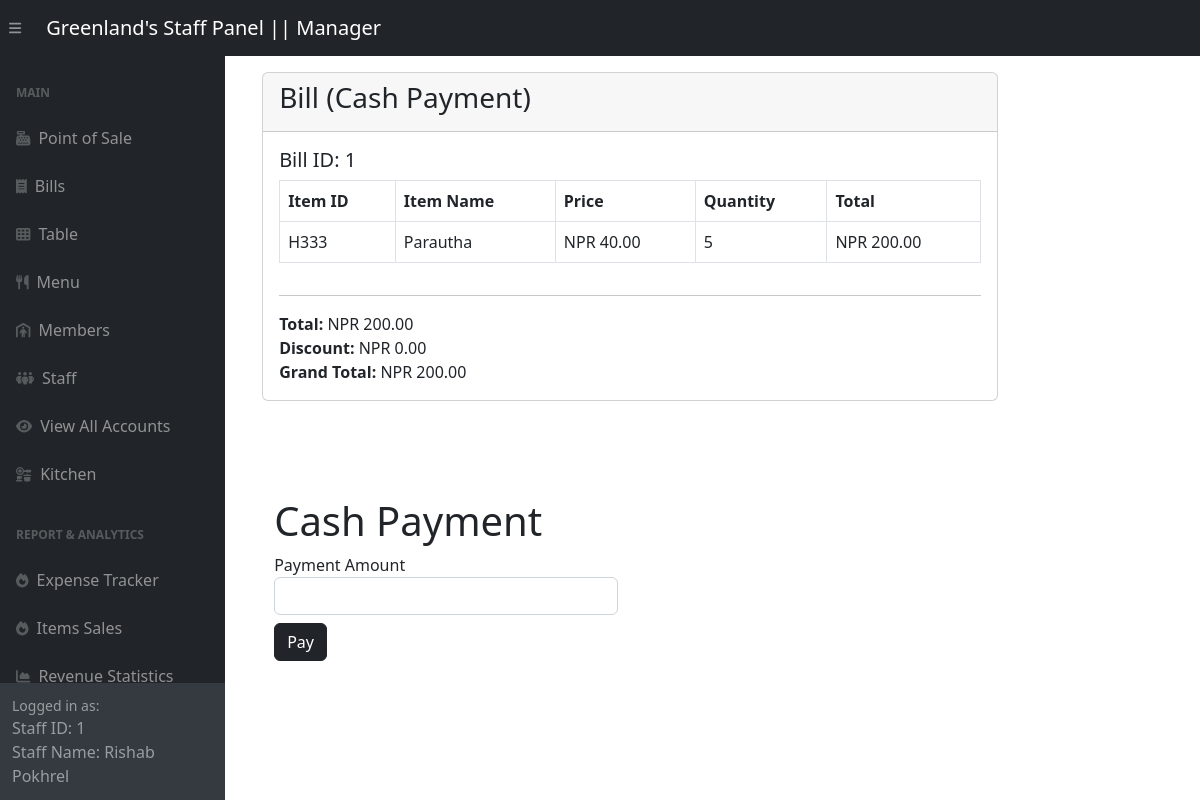
Screenshot of /adminSide/posBackend/posCashPayment.php?bill_id=1 (signed in) with the database file from the repository.
### tables this page shows
CREATE TABLE `staffs` (
  `staff_id` int(11) NOT NULL,
  `staff_name` varchar(255) DEFAULT NULL,
  `role` varchar(255) DEFAULT NULL,
  `account_id` int(11) DEFAULT NULL
);

CREATE TABLE `bill_items` (
  `bill_item_id` int(11) NOT NULL,
  `bill_id` int(11) DEFAULT NULL,
  `item_id` varchar(6) DEFAULT NULL,
  `quantity` int(11) DEFAULT NULL
);

CREATE TABLE `menu` (
  `item_id` varchar(6) NOT NULL,
  `item_name` varchar(255) DEFAULT NULL,
  `item_type` varchar(255) DEFAULT NULL,
  `item_category` varchar(255) DEFAULT NULL,
  `item_price` decimal(10,2) DEFAULT NULL,
  `item_description` varchar(255) DEFAULT NULL
);

### adminSide/posBackend/posCashPayment.php (the view, shortened to what this page needs)
<?php
require_once '../config.php';
include '../inc/dashHeader.php';
$bill_id = $_GET['bill_id'];
?>
<div class="container mt-5">
    <div class="row justify-content-center">
        <div class="col-md-8">
            <div class="card mt-4">
                <div class="card-header">
                    <h3 class="card-title">Bill (Cash Payment)</h3>
                </div>
                <div class="card-body">
                    <h5>Bill ID: <?php echo $bill_id; ?></h5>
                    <div class="table-responsive">
                        <table class="table table-bordered">
                            <thead>
                                <tr>
                                    <th>Item ID</th>
                                    <th>Item Name</th>
                                    <th>Price</th>
                                    <th>Quantity</th>
                                    <th>Total</th>
                                </tr>
                            </thead>
                            <tbody>
                                <?php
                                $cart_query = "SELECT bi.*, m.item_name, m.item_price FROM bill_items bi
                           JOIN menu m ON bi.item_id = m.item_id
                           WHERE bi.bill_id = '$bill_id'";
                                $cart_result = mysqli_query($link, $cart_query);
                                $cart_total = 0;
                                $tax = 0.1;
                                if ($cart_result && mysqli_num_rows($cart_result) > 0) {
                                    while ($cart_row = mysqli_fetch_assoc($cart_result)) {
                                        $item_id = $cart_row['item_id'];
                                        $item_name = $cart_row['item_name'];
                                        $item_price = $cart_row['item_price'];
                                        $quantity = $cart_row['quantity'];
                                        $total = $item_price * $quantity;
                                        $cart_total += $total;
                                        echo '<tr>';
                                        echo '<td>' . $item_id . '</td>';
                                        echo '<td>' . $item_name . '</td>';
                                        echo '<td>NPR ' . $item_price . '</td>';
                                        echo '<td>' . $quantity . '</td>';
                                        echo '<td>NPR ' . number_format($total, 2) . '</td>';
                                        echo '</tr>';
                                    }
                                } else {
                                    echo '<tr><td colspan="6">No Items in Cart.</td></tr>';
                                }
                                ?>
                            </tbody>
                        </table>
                    </div>
                    <hr>
                    <div class="text-right">
                        <?php
                        echo "<strong>Total:</strong> NPR " . number_format($cart_total, 2) . "<br>";
                        echo "<strong>Discount:</strong> NPR " . number_format("0" * $tax, 2) . "<br>";
                        $GRANDTOTAL = $cart_total;
                        echo "<strong>Grand Total:</strong> NPR " . number_format($GRANDTOTAL, 2);
                        ?>
                    </div>
                </div>
            </div>
            <div id="cash-payment" class="container-fluid mt-5 pt-5 pl-5 pr-5 mb-5">
                <div class="row">
                    <div class="col-md-6">
                        <h1>Cash Payment</h1>
                        <form action="" method="get">
                            <div class="form-group">
                                <label for="payment_amount">Payment Amount</label>
                                <input type="number" min="0" id="payment_amount" name="payment_amount" class="form-control" required>
                            </div>
                            <button type="submit" id="cardSubmit" class="btn btn-dark mt-2">Pay</button>
                        </form>
                    </div>
                    <div class="col-md-6">
                    </div>
                </div>
            </div>
            <?php include '../inc/dashFooter.php'; ?>

### adminSide/inc/dashHeader.php (shortened to what this page needs)
<?php
require_once "../config.php";
$sql = "SELECT * FROM staffs where account_id = " . $_SESSION['logged_account_id'];
$result = mysqli_query($link, $sql);
$row = mysqli_fetch_assoc($result);
$staff_role = $row['role'];
?>
<!DOCTYPE html>
<html lang="en">
<head>
    <link href="../css/styles.css" rel="stylesheet" />
</head>
<body class="sb-nav-fixed">
    <nav class="sb-topnav navbar navbar-expand navbar-dark bg-dark">
        <button class="btn btn-link btn-sm order-1 order-lg-0 me-4 me-lg-0" id="sidebarToggle" href="#!"><i class="fas fa-bars"></i></button>
        <?php
        if ($staff_role == "Chef")
            echo <<<link
                <a class="navbar-brand ps-3" href="../panel/kitchen-panel.php">Greenland's Staff Panel || $staff_role </a>
            link;
        else
            echo <<<link
                <a class="navbar-brand ps-3" href="../panel/pos-panel.php">Greenland's Staff Panel || $staff_role </a>
            link;
        ?>
    </nav>
    <div id="layoutSidenav">
        <div id="layoutSidenav_nav">
            <nav class="sb-sidenav accordion sb-sidenav-dark" id="sidenavAccordion">
                <div class="sb-sidenav-menu">
                    <div class="nav">
                        <div class="sb-sidenav-menu-heading">Main</div>
                        <?php
                        if ($staff_role == "Chef") {
                            echo <<<data
                            <a class="nav-link" href="../panel/kitchen-panel.php">
                            <div class="sb-nav-link-icon"><i class="fas fa-kitchen-set"></i></div>
                            Kitchen
                        </a>
                        <a class="nav-link" href="../StaffLogin/logout.php">
                                <div class="sb-nav-link-icon"><i class="fas fa-key"></i></div>
                                Log out
                            </a>
                        data;
                        } else if ($staff_role == "Manager") {
                            echo <<<data2
                            <a class="nav-link" href="../panel/pos-panel.php">
                                <div class="sb-nav-link-icon"><i class="fas fa-cash-register"></i></div>
                                Point of Sale
                            </a>
                            <a class="nav-link" href="../panel/bill-panel.php">
                                <div class="sb-nav-link-icon"><i class="fas fa-receipt"></i></div>
                                Bills
                            </a>
                            <a class="nav-link" href="../panel/table-panel.php">
                                <div class="sb-nav-link-icon"><i class="fas fa-table-cells"></i></div>
                                Table
                            </a>
                            <a class="nav-link" href="../panel/menu-panel.php">
                                <div class="sb-nav-link-icon"><i class="fas fa-utensils"></i></div>
                                Menu
                            </a>
                            <a class="nav-link" href="../panel/customer-panel.php">
                                <div class="sb-nav-link-icon"><i class="fas fa-person-shelter"></i></div>
                                Members
                            </a>
                            <a class="nav-link" href="../panel/staff-panel.php">
                                <div class="sb-nav-link-icon"><i class="fas fa-people-group"></i></div>
                                Staff
                            </a>
                            <a class="nav-link" href="../panel/account-panel.php">
                                <div class="sb-nav-link-icon"><i class="fas fa-eye"></i></div>
                                View All Accounts
                            </a>
                            <a class="nav-link" href="../panel/kitchen-panel.php">
                                <div class="sb-nav-link-icon"><i class="fas fa-kitchen-set"></i></div>
                                Kitchen
                            </a>
                            <div class="sb-sidenav-menu-heading">Report & Analytics</div>
                            <a class="nav-link" target="_blank" href="../redirect.php">
                                <div class="sb-nav-link-icon"><i class="fas fa-fire"></i></div>
                                Expense Tracker
                            </a>
                            <a class="nav-link" href="../panel/sales-panel.php">
                                <div class="sb-nav-link-icon"><i class="fas fa-fire"></i></div>
                                Items Sales
                            </a>
                            <a class="nav-link" href="../panel/statistics-panel.php">
                                <div class="sb-nav-link-icon"><i class="fas fa-chart-area"></i></div>
                                Revenue Statistics
                            </a>
                            data2;
                        } else if ($staff_role == "Staff") {
                            echo <<<data3
                            <a class="nav-link" href="../panel/pos-panel.php">
                                <div class="sb-nav-link-icon"><i class="fas fa-cash-register"></i></div>
                                Point of Sale
                            </a>
                            <a class="nav-link" href="../panel/bill-panel.php">
                                <div class="sb-nav-link-icon"><i class="fas fa-receipt"></i></div>
                                Bills
                            </a>
                            <a class="nav-link" href="../panel/table-panel.php">
                                <div class="sb-nav-link-icon"><i class="fas fa-table-cells"></i></div>
                                Table
                            </a>
                            <a class="nav-link" href="../panel/customer-panel.php">
                                <div class="sb-nav-link-icon"><i class="fas fa-person-shelter"></i></div>
                                Members
                            </a>
                            <a class="nav-link" href="../StaffLogin/logout.php">
                                <div class="sb-nav-link-icon"><i class="fas fa-key"></i></div>
                                Log out
                            </a>
                            data3;
                        }
                        ?>
                    </div>
                </div>
                <div class="sb-sidenav-footer">
                    <div class="small">Logged in as:</div>
                    <?php
                    if (isset($_SESSION['logged_account_id']) && isset($_SESSION['logged_staff_name'])) {
                        echo "Staff ID: " . $_SESSION['logged_account_id'] . "<br>";
                        echo "Staff Name: " . $_SESSION['logged_staff_name'];
                    } else {
                        echo "Not logged in";
                    }
                    ?>
                </div>
            </nav>
        </div>
        </<div>
        <div id="content-for-template">Content</div>

### rows the page displays
staffs: role "Manager"
bill_items: item "H333", item.item_name "Parautha", item.item_price "40.00", quantity "5", total "200.00"

### other values shown
$_SESSION['logged_account_id'] "1"
$_SESSION['logged_staff_name'] "Rishab Pokhrel"
$bill_id "1"
$cart_total "200.00"
$GRANDTOTAL "200.00"
